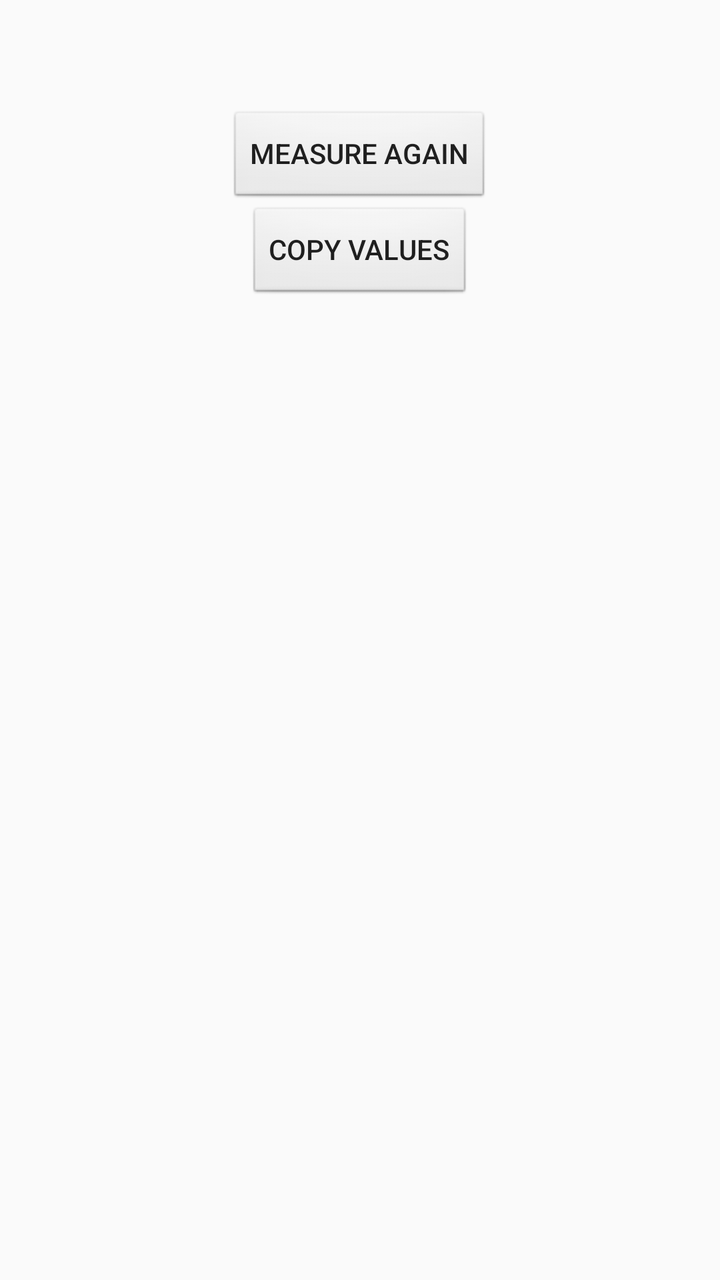
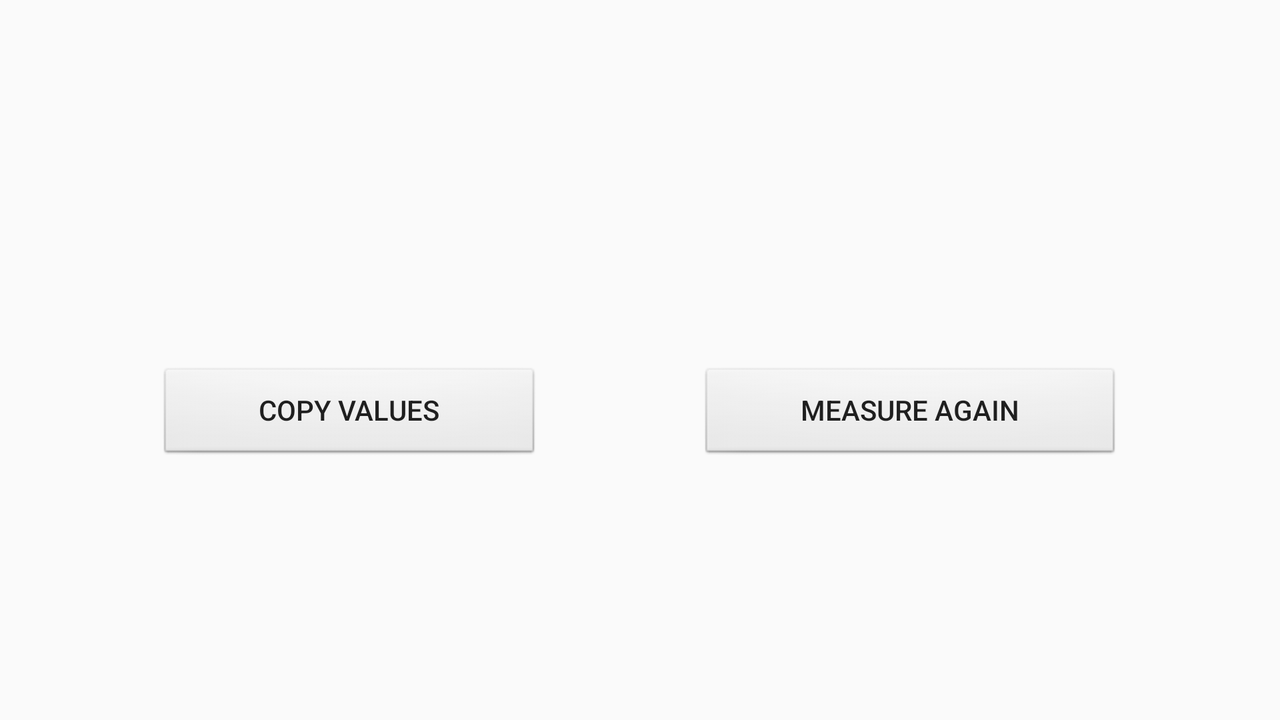

One screen, two layout resources from the same app: the default and the repository's alternative for another configuration. Each is rendered where Android would select it; the XML of both is given below.
<!-- AndroidManifest.xml: application theme AppTheme -->
<!-- res/layout/fragment_show_measurement_result.xml -->
<FrameLayout xmlns:android="http://schemas.android.com/apk/res/android"
    xmlns:tools="http://schemas.android.com/tools" android:layout_width="match_parent"
    android:layout_height="match_parent"
    tools:context="namlit.slackforce.ShowMeasurementResultFragment">

    

    <LinearLayout
        android:orientation="vertical"
        android:layout_width="match_parent"
        android:layout_height="match_parent">

        <Space
            android:layout_width="20px"
            android:layout_height="20px" />

        <TextView
            android:layout_width="wrap_content"
            android:layout_height="wrap_content"
            android:layout_gravity="center"
            android:textAppearance="?android:attr/textAppearanceLarge"
            android:id="@+id/resultText" />

        <TextView
            android:layout_width="wrap_content"
            android:layout_height="wrap_content"
            android:layout_gravity="center"
            android:id="@+id/timeOfOscillationText" />

        <Button
            android:layout_width="wrap_content"
            android:layout_height="wrap_content"
            android:layout_gravity="center"
            android:text="@string/measure_again"
            android:onClick="measureAgainButtonPressed"
            android:id="@+id/backToMeasurementButton"
            android:background="@android:drawable/btn_default" />

        <Button
            android:layout_width="wrap_content"
            android:layout_height="wrap_content"
            android:text="@string/copy_values"
            android:id="@+id/copyValuesButton"
            android:layout_gravity="center"
            android:background="@android:drawable/btn_default" />

        <Space
            android:layout_width="20px"
            android:layout_height="20px" />
    </LinearLayout>

</FrameLayout>
<!-- resources referenced by this layout -->
<resources>
  <string name="copy_values">Copy Values</string>
  <string name="measure_again">MEASURE AGAIN</string>
  <style name="AppTheme" parent="Theme.AppCompat.Light.DarkActionBar">
          
      </style>
</resources>
<!-- res/layout-land/fragment_show_measurement_result.xml (the repository's variant of the layout above) -->
<!-- drawn on the phone turned sideways -->
<FrameLayout xmlns:android="http://schemas.android.com/apk/res/android"
    xmlns:tools="http://schemas.android.com/tools" android:layout_width="match_parent"
    android:layout_height="match_parent"
    tools:context="namlit.slackforce.ShowMeasurementResultFragment">

    

    <LinearLayout
        android:orientation="vertical"
        android:layout_width="match_parent"
        android:layout_height="match_parent">

        <Space
            android:layout_width="20px"
            android:layout_height="20px" />

        <TextView
            android:layout_width="wrap_content"
            android:layout_height="wrap_content"
            android:layout_gravity="center"
            android:textAppearance="?android:attr/textAppearanceLarge"
            android:id="@+id/resultText" />

        <TextView
            android:layout_width="wrap_content"
            android:layout_height="wrap_content"
            android:layout_gravity="center"
            android:id="@+id/timeOfOscillationText" />

        <LinearLayout
            android:orientation="horizontal"
            android:layout_width="match_parent"
            android:layout_height="match_parent">

            <Space
                android:layout_width="wrap_content"
                android:layout_height="wrap_content"
                android:layout_weight="1" />

            <Button
                android:layout_width="wrap_content"
                android:layout_height="wrap_content"
                android:text="@string/copy_values"
                android:id="@+id/copyValuesButton"
                android:layout_gravity="center"
                android:background="@android:drawable/btn_default"
                android:layout_weight="1" />

            <Space
                android:layout_width="wrap_content"
                android:layout_height="wrap_content"
                android:layout_weight="1" />

            <Button
                android:layout_width="wrap_content"
                android:layout_height="wrap_content"
                android:layout_gravity="center"
                android:text="@string/measure_again"
                android:onClick="measureAgainButtonPressed"
                android:id="@+id/backToMeasurementButton"
                android:background="@android:drawable/btn_default"
                android:layout_weight="1" />

            <Space
                android:layout_width="wrap_content"
                android:layout_height="wrap_content"
                android:layout_weight="1" />
        </LinearLayout>

        <Space
            android:layout_width="20px"
            android:layout_height="20px" />
    </LinearLayout>

</FrameLayout>
